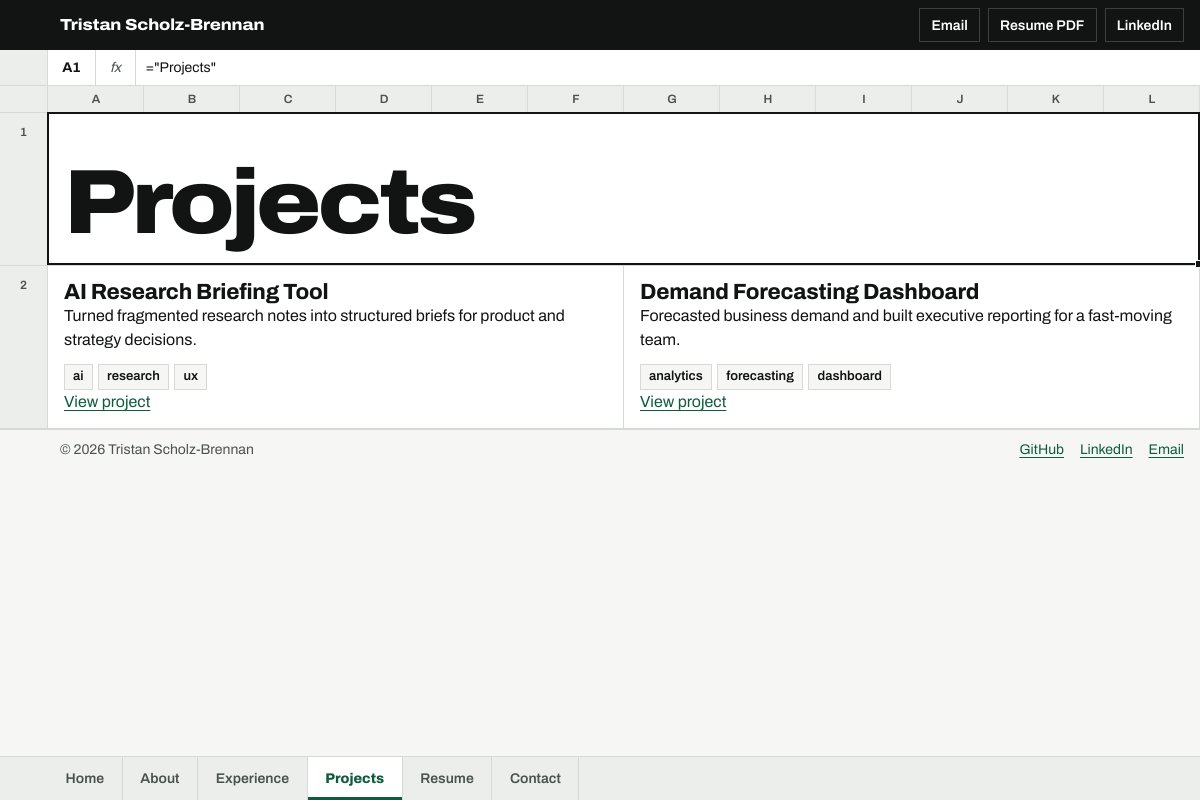
Before: /projects with the older database file.
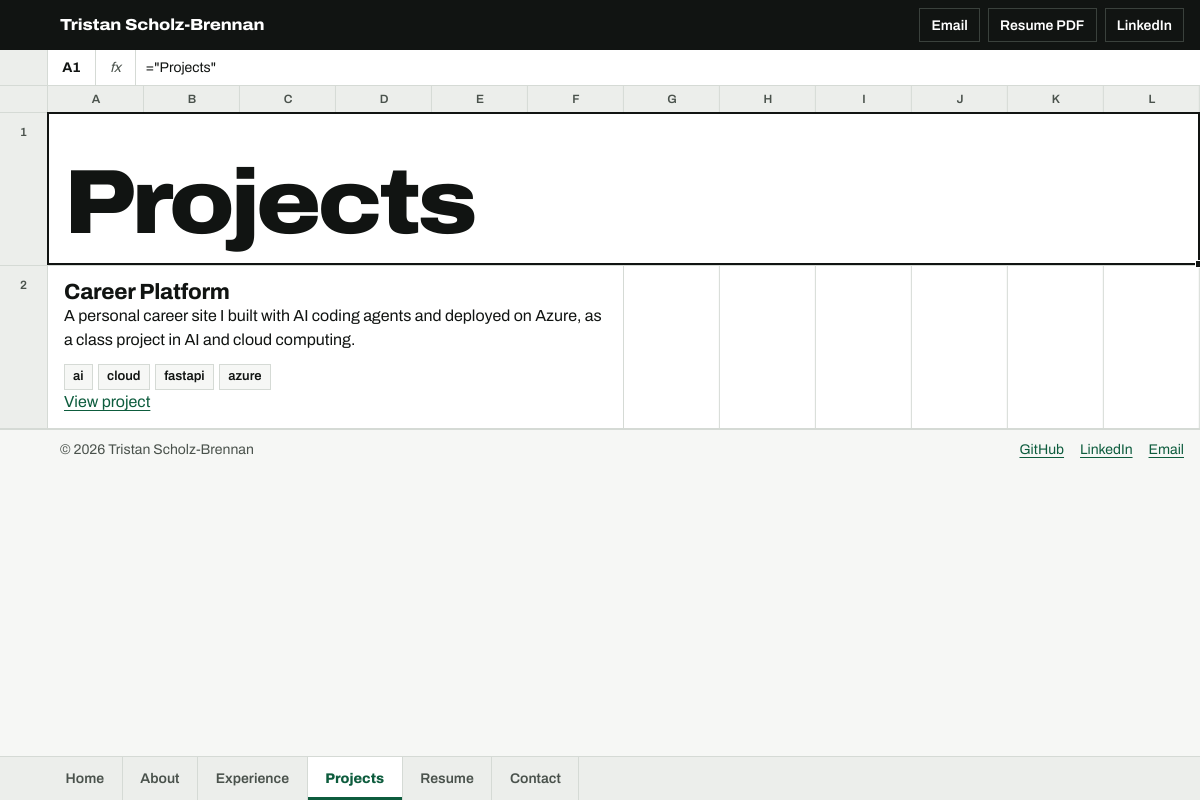
After: the same page with the newer database file.
### app/models.py (models this page shows)
class Project(Base):
    __tablename__ = "projects"
    id = Column(Integer, primary_key=True, index=True)
    title = Column(String(255), nullable=False)
    slug = Column(String(255), unique=True, nullable=False)
    summary = Column(Text, nullable=False)
    description = Column(Text, nullable=False)
    role = Column(String(255), nullable=False)
    tech_stack = Column(JSON, default=list)
    tags = Column(JSON, default=list)
    repo_url = Column(String(255), nullable=True)
    demo_url = Column(String(255), nullable=True)
    metrics = Column(JSON, default=list)
    case_study = Column(Text, nullable=True)
    featured = Column(Integer, default=0)

class Profile(Base):
    __tablename__ = "profiles"
    id = Column(Integer, primary_key=True, index=True)
    full_name = Column(String(255), nullable=True)
    headline = Column(String(255), nullable=False)
    summary = Column(Text, nullable=False)
    location = Column(String(255), default="Remote")
    email = Column(String(255), nullable=False)
    linkedin_url = Column(String(255), nullable=True)
    github_url = Column(String(255), nullable=True)
    resume_url = Column(String(255), nullable=True)
    profile_image = Column(String(255), nullable=True)
    focus_area = Column(String(255), default="Data & AI")
    seeking = Column(String(255), nullable=True)
    about = Column(Text, nullable=True)
    highlights = Column(JSON, default=list)

### app/main.py (the view)
@app.get("/projects", response_class=HTMLResponse)
async def projects(request: Request):
    profile = get_public_profile()
    projects = get_projects()
    return templates.TemplateResponse(
        "projects.html",
        {"request": request, "profile": profile, "projects": projects},
    )

### templates/projects.html (shortened to what this page needs)
{% extends "base.html" %}
{% block content %}
<div class="r">
  <div class="c s12 name-cell"><h1>Projects</h1></div>
</div>
{% for pair in projects | batch(2) %}
<div class="r">
  {% for project in pair %}
  <article class="c s6">
    <h2>{{ project.title }}</h2>
    <p>{{ project.summary }}</p>
    {% if project.tags %}<ul class="tags">{% for tag in project.tags %}<li>{{ tag }}</li>{% endfor %}</ul>{% endif %}
    <p><a href="/projects/{{ project.slug }}">View project</a></p>
  </article>
  {% endfor %}
  {% if pair|length == 1 %}<div class="c s6 blank"></div>{% endif %}
</div>
{% endfor %}
{% endblock %}

### templates/base.html (shortened to what this page needs)
{% set person = profile.full_name or profile.headline %}
{% set has_resume = profile.resume_url and profile.resume_url != '/resume' %}
{% set path = request.url.path %}
<!doctype html>
<html lang="en">
  <head>
    <link rel="stylesheet" href="/static/css/site.css" />
  </head>
  <body>
    <header class="titlebar">
      <a class="brand" href="/">{{ person }}</a>
      <div class="tools">
        <a class="tool" href="mailto:{{ profile.contact_links.email }}">Email</a>
        {% if has_resume %}<a class="tool" href="{{ profile.resume_url }}" download>Resume PDF</a>{% endif %}
        {% if profile.contact_links.linkedin %}<a class="tool" href="{{ profile.contact_links.linkedin }}">LinkedIn</a>{% endif %}
      </div>
    </header>
    <div class="formula-bar" aria-hidden="true">
      <span></span>
      <span class="namebox" data-namebox>A1</span>
      <span class="fx">fx</span>
      <span class="formula"><span class="formula-text" data-formula-out>="{{ person }}"</span></span>
    </div>
    <main id="main" class="sheet">
      <div class="colhead" aria-hidden="true">
        <span></span>{% for letter in "ABCDEFGHIJKL" %}<span>{{ letter }}</span>{% endfor %}
      </div>
      {% block content %}{% endblock %}
    </main>
    <footer class="statusbar">
      <p>© 2026 {{ person }}</p>
      <div class="footer-links">
        <a href="{{ profile.contact_links.github }}">GitHub</a>
        <a href="{{ profile.contact_links.linkedin }}">LinkedIn</a>
        <a href="mailto:{{ profile.contact_links.email }}">Email</a>
      </div>
    </footer>
    <nav class="tabs" aria-label="Pages">
      {% for href, label in [('/', 'Home'), ('/about', 'About'), ('/experience', 'Experience'), ('/projects', 'Projects'), ('/resume', 'Resume'), ('/contact', 'Contact')] %}
      <a href="{{ href }}"{% if path == href or (href != '/' and path.startswith(href)) %} aria-current="page"{% endif %}>{{ label }}</a>
      {% endfor %}
    </nav>
  </body>
</html>

Changed rows visible on the page:
removed Project: title "AI Research Briefing Tool", summary "Turned fragmented research notes into structured briefs for product and strategy decisions.", tags "ai" "research" "ux", Project (title "Demand Forecasting Dashboard", summary "Forecasted business demand and built executive reporting for a fast-moving team.", tags "analytics" "forecasting" "dashboard")
now on this page (row edited): Profile: full_name "Tristan Scholz-Brennan"
now on one of the page's lists (row edited): Project: title "Career Platform", summary "A personal career site I built with AI coding agents and deployed on Azure, as a class project in AI and cloud computing."
Other visible differences:
{{ person }}: "Tristan Scholz-Brennan" → (not shown)
new list line: "ai"
new list line: "cloud"
new list line: "fastapi"
new list line: "azure"
